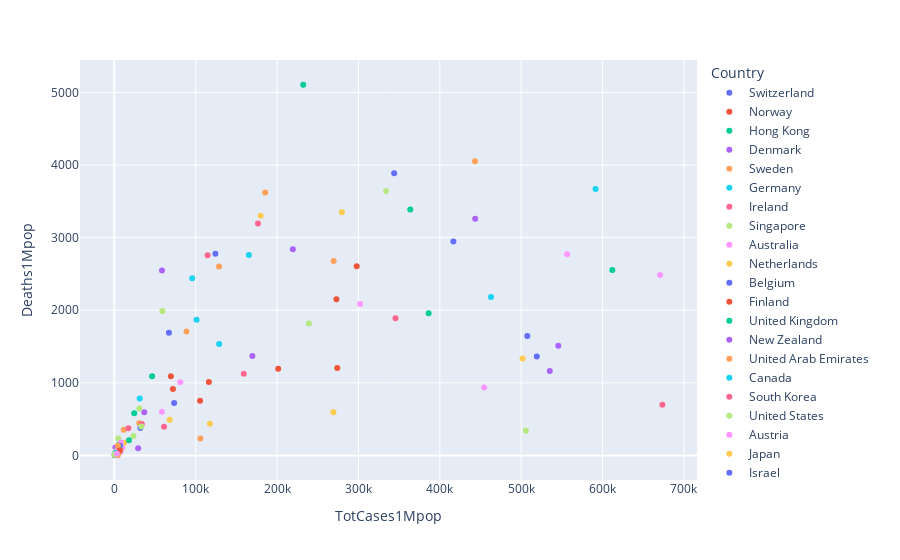

The notebook cell this image was saved under:
### Code cell
plt.clf()
plotCasesDeathsByCountry = px.scatter(cehDataLessOutliers, x='TotCases1Mpop', y='Deaths1Mpop', color='Country',hover_data=['Country'])
plotCasesDeathsByCountry.show()
